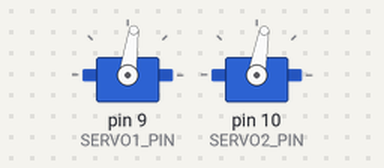
This sketch was run on a simulated Arduino Nano, built with avr-gcc and run on an emulated ATmega328P. Shown: 2 × servo. Random numbers use the default seed unless the sketch sets one.

Above: at 3.68 s.
At 7.7 s:
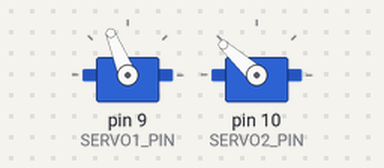
At 14.1 s:
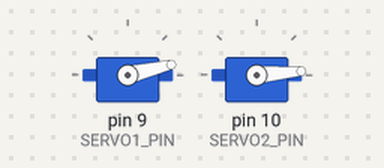
At 28.7 s:
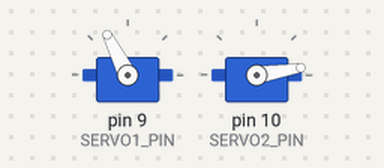
Timing chart, 0 to 40.0 s (numbered marks = the images above):
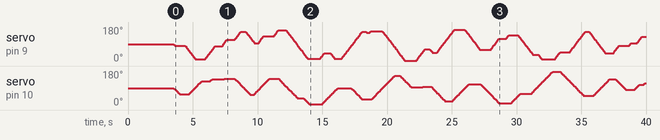

The sketch:

randomServoMotion_1_slow.ino
```cpp
#include <Servo.h>

// --- Configuration ---
const int SERVO1_PIN = 9;
const int SERVO2_PIN = 10;

const int ANGLE_MIN  = 0;       // raise to 10 to be gentle on gears
const int ANGLE_MAX  = 180;     // lower to 170 to be gentle on gears

// Motion speed (degrees per second). Lower = smoother/slower.
const float S1_DEG_PER_SEC = 90.0;   // ~2 sec for full sweep
const float S2_DEG_PER_SEC = 70.0;

// How long to pause at each target before picking a new one (ms)
const int MIN_HOLD_MS = 200;
const int MAX_HOLD_MS = 1000;

const int UPDATE_MS = 20;       // motion update rate (50 Hz)

// --- Per-servo state ---
struct ServoState {
  Servo servo;
  int   pin;
  float currentAngle;     // float for smooth fractional interpolation
  int   targetAngle;
  float degPerStep;       // computed from deg/sec and UPDATE_MS
  unsigned long holdUntil;   // when we're allowed to pick new target
  bool  atTarget;
};

ServoState s1 = { Servo(), SERVO1_PIN, 90.0, 90, 0, 0, true };
ServoState s2 = { Servo(), SERVO2_PIN, 90.0, 90, 0, 0, true };

unsigned long lastUpdate = 0;

void pickNewTarget(ServoState& s) {
  s.targetAngle = random(ANGLE_MIN, ANGLE_MAX + 1);
  s.atTarget = false;
}

void updateMotion(ServoState& s) {
  if (s.atTarget) {
    // Currently holding at target — see if it's time to pick a new one
    if (millis() >= s.holdUntil) {
      pickNewTarget(s);
    }
    return;
  }

  // Move toward target by degPerStep
  float diff = s.targetAngle - s.currentAngle;
  if (fabs(diff) <= s.degPerStep) {
    // Close enough — snap to target and start holding
    s.currentAngle = s.targetAngle;
    s.atTarget = true;
    s.holdUntil = millis() + random(MIN_HOLD_MS, MAX_HOLD_MS + 1);
  } else {
    s.currentAngle += (diff > 0 ? s.degPerStep : -s.degPerStep);
  }

  s.servo.write((int)(s.currentAngle + 0.5));
}

void setup() {
  randomSeed(analogRead(A0));

  // Convert deg/sec to deg per update tick
  s1.degPerStep = S1_DEG_PER_SEC * (UPDATE_MS / 1000.0);
  s2.degPerStep = S2_DEG_PER_SEC * (UPDATE_MS / 1000.0);

  s1.servo.attach(s1.pin);
  s2.servo.attach(s2.pin);
  s1.servo.write(90);
  s2.servo.write(90);
  delay(3500);

  // Kick off first random target immediately
  s1.holdUntil = millis();
  s2.holdUntil = millis();
}

void loop() {
  if (millis() - lastUpdate >= (unsigned long)UPDATE_MS) {
    lastUpdate = millis();
    updateMotion(s1);
    updateMotion(s2);
  }
}
```
